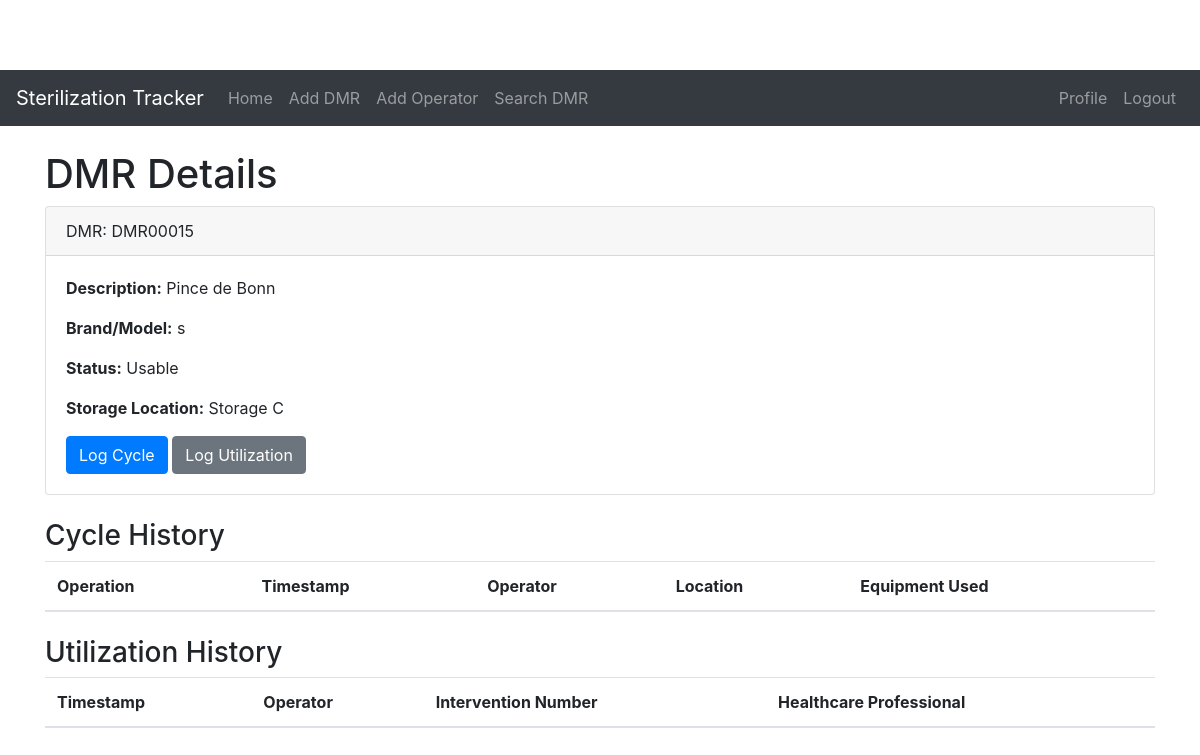
Page /dmr_detail/5 (signed in) on the committed database.
### models.py (models this page shows, shortened)
class DMR(Base):
    __tablename__ = 'dmrs'
    id = Column(Integer, primary_key=True)
    unique_id = Column(String, unique=True, nullable=False)
    description = Column(String)
    brand_model = Column(String)
    storage_location = Column(String)
    status = Column(String, default="Usable")  # Usable, Non-Usable
    cycles = relationship("CycleOperation", back_populates="dmr")
    utilizations = relationship("Utilization", back_populates="dmr")

### app.py (the view)
@app.route('/dmr_detail/<int:dmr_id>', methods=['GET'])
@login_required_with_error
def dmr_detail(dmr_id):
    dmr = session.query(DMR).filter(DMR.id == dmr_id).first()
    cycles = session.query(CycleOperation).filter(CycleOperation.dmr_id == dmr_id).all()
    utilizations = session.query(Utilization).filter(Utilization.dmr_id == dmr_id).all()
    return render_template('dmr_detail.html', dmr=dmr, cycles=cycles, utilizations=utilizations)

### app.py (called while the page is built)
@login_manager.user_loader
def load_user(user_id):
    operator = session.query(Operator).filter(Operator.id == int(user_id)).first()
    if operator:
        return User(operator.id, operator.username, operator.password, operator.first_name, operator.last_name)
    else:
        return None

def login_required_with_error(func):
    @functools.wraps(func)
    def decorated_view(*args, **kwargs):
        if not current_user.is_authenticated:
            flash("You need to log in first!", 'error')
            return redirect(url_for('login'))
        return func(*args, **kwargs)
    return decorated_view

### templates/dmr_detail.html (shortened to what this page needs)
{% extends 'base.html' %}
{% block content %}
    <h1>DMR Details</h1>
    <div class="card">
        <div class="card-header">
            DMR: {{ dmr.unique_id }}
        </div>
        <div class="card-body">
            <p><strong>Description:</strong> {{ dmr.description }}</p>
            <p><strong>Brand/Model:</strong> {{ dmr.brand_model }}</p>
            <p><strong>Status:</strong> {{ dmr.status }}</p>
            <p><strong>Storage Location:</strong> {{ dmr.storage_location }}</p>
            <a href="{{ url_for('add_cycle', dmr_id=dmr.id) }}" class="btn btn-primary">Log Cycle</a>
            <a href="{{ url_for('add_utilization', dmr_id=dmr.id) }}" class="btn btn-secondary">Log Utilization</a>
        </div>
    </div>
    <h3 class="mt-4">Cycle History</h3>
    <table class="table table-striped">
        <thead>
            <tr>
                <th>Operation</th>
                <th>Timestamp</th>
                <th>Operator</th>
                <th>Location</th>
                <th>Equipment Used</th>
            </tr>
        </thead>
    </table>
    <h3 class="mt-4">Utilization History</h3>
        <table class="table table-striped">
        <thead>
            <tr>
                <th>Timestamp</th>
                <th>Operator</th>
                <th>Intervention Number</th>
                <th>Healthcare Professional</th>
            </tr>
        </thead>
        </table>
{% endblock %}

### static/style.css (style rules this page uses)
body { padding-top: 70px; }

### rows in the picture
DMR: unique_id "DMR00015", description "Pince de Bonn", brand_model "s", status "Usable", storage_location "Storage C"
